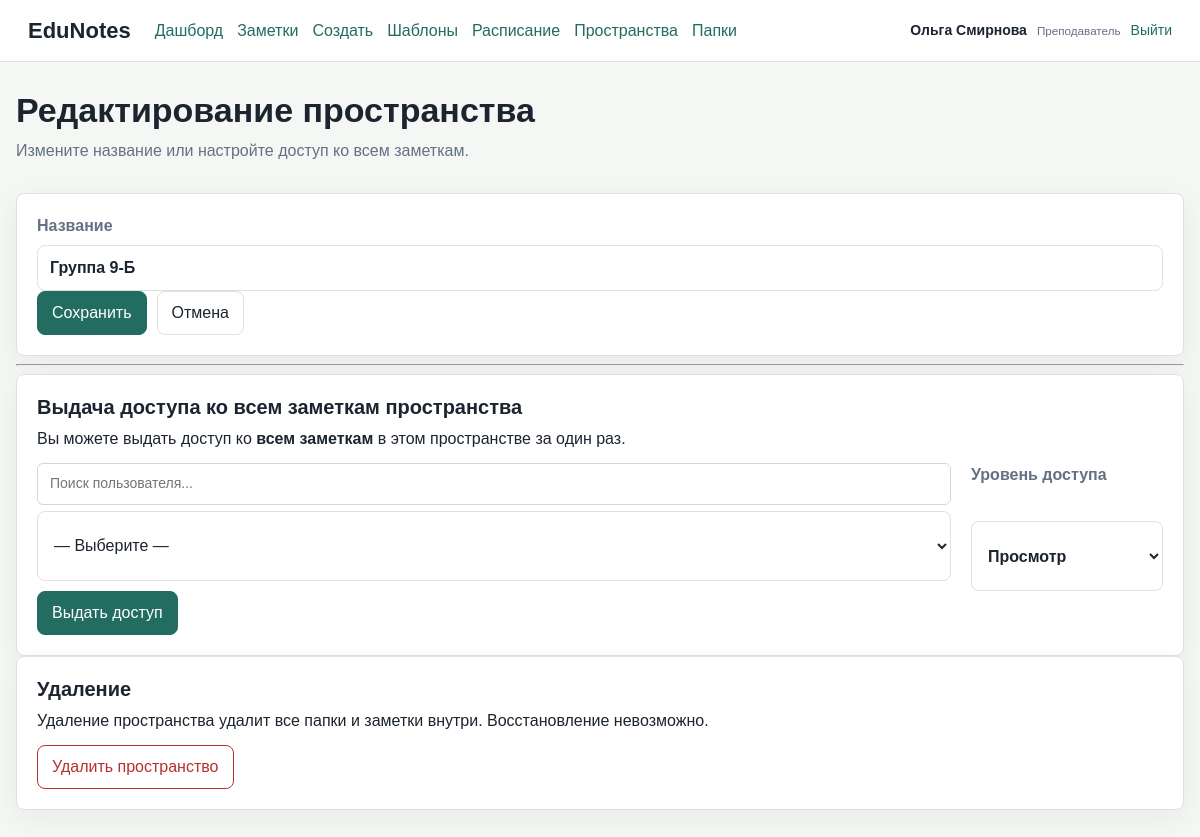
The app's page /workspaces/5/edit (signed in) with its own data.
### tables this page shows
CREATE TABLE users (
    id INTEGER PRIMARY KEY AUTOINCREMENT,
    name TEXT NOT NULL,
    email TEXT NOT NULL UNIQUE,
    password_hash TEXT NOT NULL,
    role TEXT NOT NULL CHECK (role IN ('superadmin', 'org_admin', 'teacher', 'student', 'parent')),
    child_user_id INTEGER REFERENCES users(id) ON DELETE SET NULL,
    created_at TEXT NOT NULL DEFAULT CURRENT_TIMESTAMP
);

CREATE TABLE workspaces (
    id INTEGER PRIMARY KEY AUTOINCREMENT,
    name TEXT NOT NULL,
    kind TEXT NOT NULL DEFAULT 'personal',
    owner_id INTEGER REFERENCES users(id) ON DELETE SET NULL
);

### app.py (the view, shortened to what this page needs)
@app.route("/workspaces/<int:workspace_id>/edit", methods=("GET", "POST"))
@login_required
def workspace_edit(workspace_id: int):
    if not can_manage_workspace(workspace_id):
        abort(403)
    workspace = query_one("SELECT * FROM workspaces WHERE id = ?", (workspace_id,))
    if not workspace:
        abort(404)
    users = query_all("SELECT id, name, email FROM users WHERE id != ? ORDER BY name", (g.user["id"],))
    return render_template("workspace_edit.html", workspace=workspace, users=users)

### app.py (called while the page is built)
def create_app() -> Flask:
    app = Flask(__name__)
    app.config["SECRET_KEY"] = os.environ.get("SECRET_KEY", "dev-secret-change-me")
    app.config["DATABASE"] = DATABASE
    @app.before_request
    def load_current_user() -> None:
        user_id = session.get("user_id")
        g.user = None
        if user_id:
            g.user = query_one("SELECT * FROM users WHERE id = ?", (user_id,))
    @app.context_processor
    def inject_globals() -> dict:
        return {
        "ROLES": ROLES,
        "ACCESS_LEVELS": ACCESS_LEVELS,
        "NOTE_TEMPLATE_ROLES": NOTE_TEMPLATE_ROLES,
        "can_delete_user": can_delete_user,
    }
    return app

def get_db() -> sqlite3.Connection:
    if "db" not in g:
        g.db = sqlite3.connect(app.config["DATABASE"])
        g.db.row_factory = sqlite3.Row
        g.db.execute("PRAGMA foreign_keys = ON")
    return g.db

def query_all(sql: str, params: tuple = ()) -> list[sqlite3.Row]:
    return get_db().execute(sql, params).fetchall()

def query_one(sql: str, params: tuple = ()) -> sqlite3.Row | None:
    return get_db().execute(sql, params).fetchone()

def login_required(view):
    @wraps(view)
    def wrapped_view(**kwargs):
        if g.user is None:
            return redirect(url_for("login"))
        return view(**kwargs)
    return wrapped_view

def can_manage_workspace(workspace_id: int) -> bool:
    ws = query_one("SELECT owner_id FROM workspaces WHERE id = ?", (workspace_id,))
    if not ws:
        return False
    if g.user["role"] in {"superadmin", "org_admin"}:
        return True
    return ws["owner_id"] == g.user["id"]

### templates/workspace_edit.html (shortened to what this page needs)
{% extends "base.html" %}
{% block content %}
<section class="section-head">
    <div>
        <h1>Редактирование пространства</h1>
        <p>Измените название или настройте доступ ко всем заметкам.</p>
    </div>
</section>
<form class="panel" method="post">
    <label>
        Название
        <input name="name" value="{{ workspace.name }}" required>
    </label>
    <div class="actions">
        <button type="submit" class="primary">Сохранить</button>
        <a href="{{ url_for('workspaces') }}" class="button">Отмена</a>
    </div>
</form>
<hr>
<section class="panel">
    <h2>Выдача доступа ко всем заметкам пространства</h2>
    <p>Вы можете выдать доступ ко <strong>всем заметкам</strong> в этом пространстве за один раз.</p>
    <form method="post" action="{{ url_for('workspace_share', workspace_id=workspace.id) }}">
        <div class="form-row">
            <div class="user-search" style="flex:1;">
                <input type="text" id="search-user-ws-{{ workspace.id }}" placeholder="Поиск пользователя..." class="search-input">
                <select name="user_id" id="user-select-ws-{{ workspace.id }}" required>
                    <option value="">— Выберите —</option>
                </select>
            </div>
            <label>
                Уровень доступа
                <select name="access_level">
                    {% for key, label in ACCESS_LEVELS.items() %}
                        <option value="{{ key }}">{{ label }}</option>
                    {% endfor %}
                </select>
            </label>
        </div>
        <button type="submit" class="primary">Выдать доступ</button>
    </form>
</section>
<section class="panel">
    <h2>Удаление</h2>
    <p>Удаление пространства удалит все папки и заметки внутри. Восстановление невозможно.</p>
    <form method="post" action="{{ url_for('workspace_delete', workspace_id=workspace.id) }}" onsubmit="return confirm('Вы уверены, что хотите удалить пространство «{{ workspace.name }}» и всё его содержимое?');">
        <button type="submit" class="danger">Удалить пространство</button>
    </form>
</section>
{% endblock %}

### templates/base.html (shortened to what this page needs)
<!doctype html>
<html lang="ru">
<head>
    <link rel="stylesheet" href="{{ url_for('static', filename='styles.css') }}">
</head>
<body>
    <header class="topbar">
        <a class="brand" href="{{ url_for('notes') if g.user else url_for('login') }}">EduNotes</a>
        {% if g.user %}
            <nav class="nav">
                <a href="{{ url_for('dashboard') }}">Дашборд</a>
                <a href="{{ url_for('notes') }}">Заметки</a>
                <a href="{{ url_for('note_new') }}">Создать</a>
                <a href="{{ url_for('note_templates') }}">Шаблоны</a>
                <a href="{{ url_for('schedule') }}">Расписание</a>
                <a href="{{ url_for('workspaces') }}">Пространства</a>
                <a href="{{ url_for('folders') }}">Папки</a>
            </nav>
            <div class="user-chip">
                <span>{{ g.user.name }}</span>
                <small>{{ ROLES[g.user.role] }}</small>
                <a href="{{ url_for('logout') }}">Выйти</a>
            </div>
        {% endif %}
    </header>
    <main class="page">
        {% block content %}{% endblock %}
    </main>
</body>
</html>

### static/styles.css (style rules this page uses)
:root { color-scheme: light; --bg: #f5f7f4; --panel: #ffffff; --text: #1c2430; --muted: #647084; --line: #dce2df; --primary: #226c62; --primary-dark: #164d46; --accent: #c44c31; --soft: #e7f0ed; --danger: #b92f2f; }
* { box-sizing: border-box; }
body { margin: 0; background: var(--bg); color: var(--text); font-family: Arial, Helvetica, sans-serif; line-height: 1.5; }
a { color: var(--primary); text-decoration: none; }
.topbar { position: sticky; top: 0; z-index: 5; display: flex; align-items: center; gap: 24px; padding: 14px 28px; border-bottom: 1px solid var(--line); background: rgba(255, 255, 255, 0.94); }
.brand { color: var(--text); font-size: 22px; font-weight: 800; }
.nav { display: flex; gap: 14px; margin-right: auto; }
.user-chip { display: flex; align-items: center; gap: 10px; color: var(--muted); font-size: 14px; }
.user-chip span { color: var(--text); font-weight: 700; }
.page { width: min(1180px, calc(100% - 32px)); margin: 28px auto 56px; }
.section-head, .note-toolbar { display: flex; align-items: flex-start; justify-content: space-between; gap: 18px; margin-bottom: 18px; }
h1, h2 { margin: 0 0 8px; line-height: 1.2; }
h1 { font-size: 34px; }
h2 { font-size: 20px; }
p { margin: 0 0 12px; }
.muted, .section-head p { color: var(--muted); }
.panel, .note-card, .empty-state { border: 1px solid var(--line); border-radius: 8px; background: var(--panel); box-shadow: 0 8px 28px rgba(32, 40, 47, 0.06); }
.panel { padding: 20px; }
button, .button { display: inline-flex; align-items: center; justify-content: center; min-height: 40px; padding: 9px 14px; border: 1px solid var(--line); border-radius: 8px; background: #fff; color: var(--text); font: inherit; cursor: pointer; }
.primary { border-color: var(--primary); background: var(--primary); color: #fff; }
.danger { border-color: var(--danger); color: var(--danger); }
input, select, textarea { width: 100%; min-height: 42px; padding: 10px 12px; border: 1px solid var(--line); border-radius: 8px; background: #fff; color: var(--text); font: inherit; }
label { display: grid; gap: 7px; color: var(--muted); font-weight: 700; }
.form-row { display: grid; grid-template-columns: 1fr 1fr 180px; gap: 12px; }
.actions { display: flex; flex-wrap: wrap; gap: 10px; }
.user-search { margin-bottom: 10px; }
.user-search .search-input { width: 100%; padding: 8px 12px; border: 1px solid #d0d7de; border-radius: 6px; margin-bottom: 6px; font-size: 14px; }
.user-search select { width: 100%; height: 70px; }
.form-row { display: flex; gap: 20px; flex-wrap: wrap; }

### records on screen
users: user.name "Ольга Смирнова", role "Преподаватель"
workspaces: name "Группа 9-Б"

### other values on screen
form field access_level "Просмотр"
